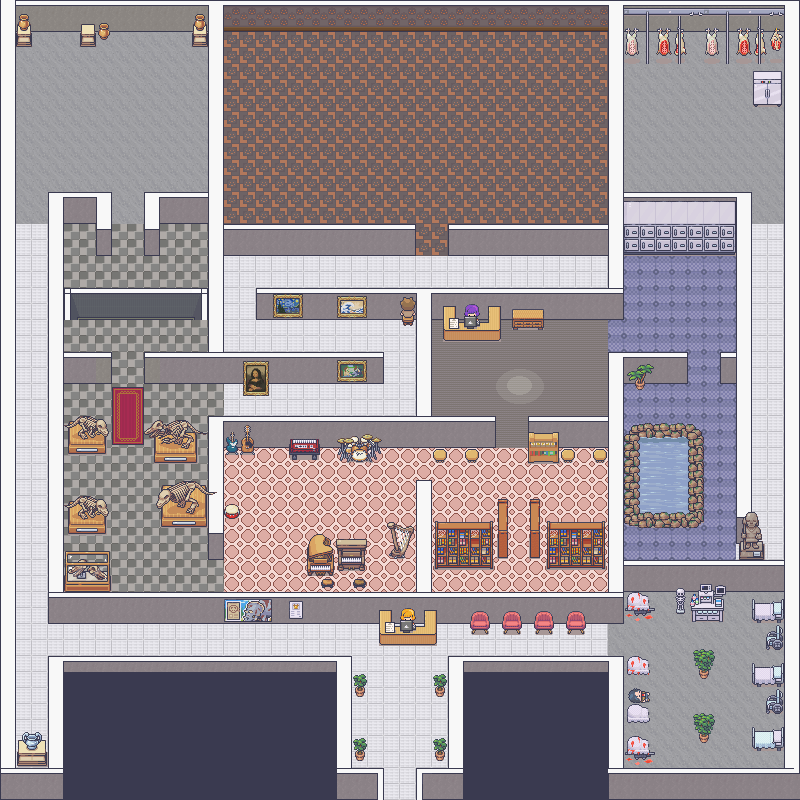

Rendered tile map (Tiled .tmx) drawn with the repository's tilesets; below, a short description and the map source with its tile grids summarised:
An orthogonal 50x50 tile map with 16x16 px tiles, 6 tile layers (Base, Wall, Wall_Maze, Wall_Border, ...), 2 tilesets and 94 objects.

<map version="1.9" tiledversion="1.9.0" orientation="orthogonal" renderorder="right-down" width="50" height="50" tilewidth="16" tileheight="16" infinite="0" nextlayerid="13" nextobjectid="121">
 <tileset firstgid="1" name="Interiors_16x16" tilewidth="16" tileheight="16" tilecount="17024" columns="16">
  <image source="../../Project/Sprites/Interiors/1_Interiors/16x16/Interiors_16x16.png" width="256" height="17024" />
 </tileset>
 <tileset firstgid="17025" name="Room_Builder_16x16" tilewidth="16" tileheight="16" tilecount="8284" columns="76">
  <image source="../../Project/Sprites/Interiors/1_Interiors/16x16/Room_Builder_16x16.png" width="1216" height="1744" />
 </tileset>
 <layer id="2" name="Base" width="50" height="50">
  <data>[2500 cells, 2318 non-empty, 8 distinct tile ids]</data>
 </layer>
 <layer id="4" name="Wall" width="50" height="50">
  <data>[2500 cells, 144 non-empty, 10 distinct tile ids]</data>
 </layer>
 <layer id="7" name="Wall_Maze" width="50" height="50">
  <data>[2500 cells, 510 non-empty, 16 distinct tile ids]</data>
 </layer>
 <layer id="6" name="Wall_Border" width="50" height="50">
  <data>[2500 cells, 452 non-empty, 12 distinct tile ids]</data>
 </layer>
 <objectgroup id="11" name="Wall_Obj">
  <object id="4" x="336.667" y="767.333" width="46" height="32" />
  <object id="5" x="416.667" y="769.333" width="46" height="29.3333" />
  <object id="6" x="336" y="657.333" width="14.6667" height="110" />
  <object id="7" x="448.667" y="656.667" width="14" height="113.333" />
  <object id="8" x="448.667" y="656.667" width="14" height="113.333" />
  <object id="9" x="48" y="657" width="304" height="143" />
  <object id="10" x="1" y="768" width="62" height="32" />
  <object id="11" x="1" y="1" width="14" height="801" />
  <object id="14" x="0" y="0" width="804" height="30" />
  <object id="15" x="208.667" y="4" width="14" height="347.333" />
  <object id="16" x="48" y="193.333" width="15.3333" height="430" />
  <object id="17" x="63.3333" y="592" width="560" height="31.3333" />
  <object id="18" x="608" y="560" width="192" height="31.3333" />
  <object id="19" x="462.667" y="656" width="160" height="142.667" />
  <object id="20" x="620.667" y="769.333" width="180" height="30.6667" />
  <object id="21" x="784" y="0.666667" width="16" height="800.667" />
  <object id="22" x="608" y="1.33333" width="14.6667" height="318" />
  <object id="23" x="621.333" y="192" width="130" height="32" />
  <object id="24" x="736" y="192" width="16" height="352" />
  <object id="25" x="222.667" y="224" width="192" height="31.3333" />
  <object id="26" x="448" y="224.667" width="160.667" height="30.6667" />
  <object id="27" x="256" y="287.5" width="365.833" height="32.5" />
  <object id="28" x="63.3333" y="192.667" width="48" height="30" />
  <object id="29" x="144" y="192" width="66" height="31.3333" />
  <object id="30" x="95.3333" y="221.333" width="16" height="34" />
  <object id="31" x="144.667" y="223.333" width="14.6667" height="32" />
  <object id="32" x="64" y="352" width="48" height="30.6667" />
  <object id="33" x="143.333" y="351.333" width="239.333" height="33.3333" />
  <object id="34" x="208.667" y="416.667" width="13.3333" height="142.667" />
  <object id="35" x="208.667" y="416.667" width="286" height="30.6667" />
  <object id="36" x="528.667" y="416.667" width="93.3333" height="30.6667" />
  <object id="37" x="608" y="351.333" width="14.6667" height="240.667" />
  <object id="38" x="608.606" y="352.545" width="78.7273" height="30.7879" />
  <object id="39" x="720.667" y="352" width="31.3333" height="31.3333" />
  <object id="40" x="416" y="287.333" width="16" height="159.333" />
  <object id="41" x="416" y="480.667" width="16" height="115.333" />
  <object id="43" x="383" y="796.667" width="33.6667" height="3" />
 </objectgroup>
 <layer id="8" name="Wall_Border_2" width="50" height="50">
  <data>[2500 cells, 8 non-empty, 5 distinct tile ids]</data>
 </layer>
 <layer id="9" name="Furniture" width="50" height="50">
  <data>[2500 cells, 456 non-empty, 327 distinct tile ids]</data>
 </layer>
 <objectgroup id="12" name="Furniture_Obj">
  <object id="59" x="353.5" y="738.75" width="12.25" height="21.5" />
  <object id="60" x="434" y="738.75" width="11.5" height="21.5" />
  <object id="61" x="354.25" y="674.5" width="11.5" height="22.25" />
  <object id="62" x="433" y="674" width="13.75" height="22.75" />
  <object id="63" x="379.75" y="610" width="56.25" height="34.75" />
  <object id="64" x="470.25" y="611.25" width="19" height="23" />
  <object id="65" x="502" y="611.75" width="19.25" height="22.25" />
  <object id="66" x="534.75" y="610.5" width="18" height="23.5" />
  <object id="67" x="565.75" y="610.875" width="19.875" height="23.125" />
  <object id="68" x="624.5" y="591.5" width="30.75" height="24.75" />
  <object id="69" x="675.125" y="587" width="10.125" height="27.125" />
  <object id="70" x="691.125" y="584.75" width="32.125" height="37.125" />
  <object id="71" x="752.5" y="603.125" width="31.5" height="19.375" />
  <object id="72" x="766.5" y="625.125" width="16.5" height="24.625" />
  <object id="73" x="752.625" y="666.625" width="31.375" height="20.25" />
  <object id="74" x="766.375" y="690" width="16.375" height="24.125" />
  <object id="75" x="752.5" y="730.75" width="31.375" height="20.25" />
  <object id="76" x="695" y="714.5" width="18" height="29.125" />
  <object id="78" x="627.75" y="657.25" width="22.25" height="17.25" />
  <object id="79" x="628.5" y="688" width="21.75" height="15" />
  <object id="80" x="628.25" y="705.5" width="21.5" height="18" />
  <object id="82" x="626" y="736" width="28.75" height="23.5" />
  <object id="83" x="16.5" y="730.75" width="31.5" height="35.25" />
  <object id="84" x="17" y="13.25" width="14.5" height="33.5" />
  <object id="85" x="192.5" y="14.5" width="15.25" height="31.25" />
  <object id="86" x="81" y="20" width="14.5" height="26.75" />
  <object id="87" x="98.25" y="23" width="10.75" height="16.5" />
  <object id="88" x="65.5" y="414.75" width="42" height="37.25" />
  <object id="89" x="144" y="419.75" width="61.75" height="42.25" />
  <object id="90" x="66.5" y="493.5" width="41" height="40.25" />
  <object id="91" x="157.75" y="481.75" width="49.5" height="44.75" />
  <object id="92" x="65" y="550.75" width="46.25" height="41.25" />
  <object id="93" x="305.75" y="534.75" width="59.75" height="39.5" />
  <object id="94" x="321.25" y="574.5" width="44.5" height="16.25" />
  <object id="95" x="385.5" y="522.25" width="28.5" height="35.75" />
  <object id="96" x="224.75" y="504" width="14.5" height="15" />
  <object id="97" x="224.5" y="431.25" width="14.5" height="23.5" />
  <object id="98" x="240.5" y="424.5" width="13.5" height="29.5" />
  <object id="99" x="289" y="438.75" width="31.5" height="21.75" />
  <object id="100" x="337.25" y="434.75" width="43" height="27" />
  <object id="101" x="433.25" y="448.5" width="13.25" height="15.25" />
  <object id="102" x="465.25" y="448" width="14" height="14.75" />
  <object id="103" x="528.75" y="431.75" width="29.25" height="31.5" />
  <object id="104" x="560.5" y="448.25" width="14" height="13.75" />
  <object id="105" x="593.5" y="448" width="13.5" height="14.25" />
  <object id="106" x="547.5" y="521.25" width="58.25" height="47.5" />
  <object id="107" x="435" y="521" width="58" height="48" />
  <object id="108" x="496.75" y="498.25" width="11.5" height="59" />
  <object id="109" x="530" y="499.5" width="9.75" height="58.25" />
  <object id="110" x="442.5" y="304.75" width="59" height="35.5" />
  <object id="111" x="512.25" y="309.5" width="32" height="20.5" />
  <object id="112" x="624.25" y="201.25" width="111.25" height="53.25" />
  <object id="113" x="627.75" y="364" width="24.5" height="25.25" />
  <object id="114" x="624" y="423.75" width="81.25" height="104.25" />
  </objectgroup>
</map>
<!-- 3 of 94 objects omitted -->
